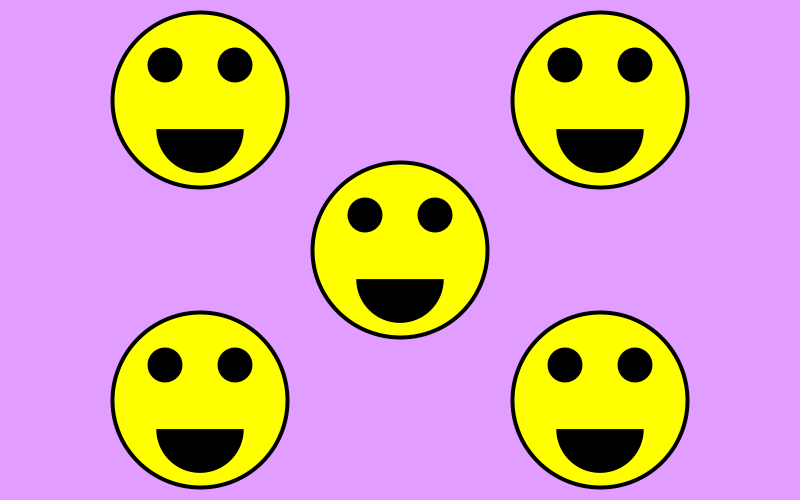
Frame 1 (no input)
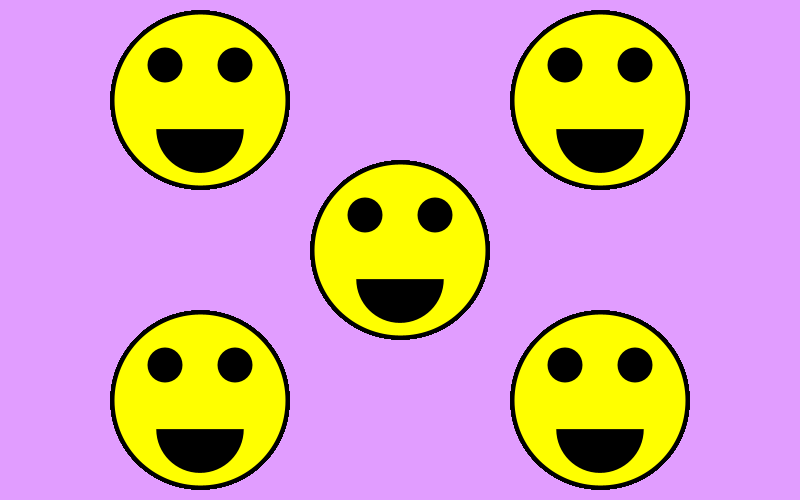
Frame 60 (the mouse pressed at the canvas centre just before this capture)
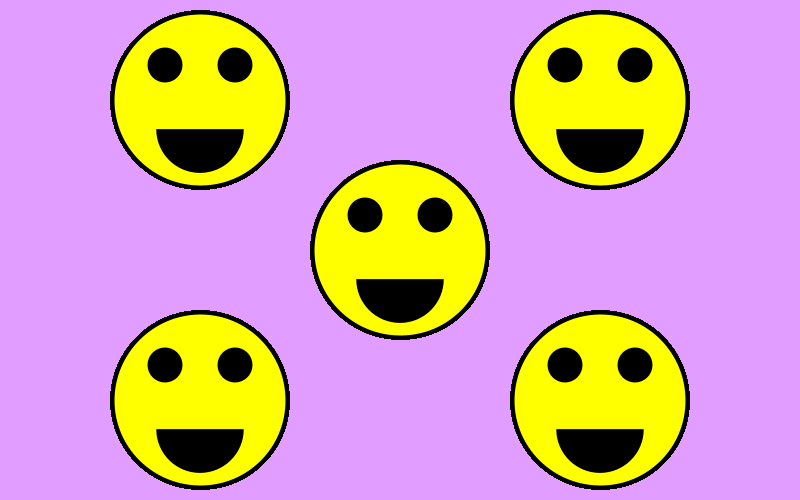
Frame 120 (the mouse held since frame 60 and released just before this capture)

The Processing sketch that drew these frames (run headless with seeded random() and noise(); from frame 60 on, the mouse is pressed at the canvas centre):

// Processing sketch: Happy_Function_With_Parameters
// ── Happy_Function_With_Parameters.pde

//declaring variables 
float headX;
float headY;
float headDiameter;

void setup()
{
  size(800, 500);
  background(225, 157,255);
  smooth();
}


//Choose your location! Update the x,y coordinates
void draw()
{
     happy(400, 250);
     happy(200, 100);
     happy(600, 100);
     happy(200, 400);
     happy(600, 400);
}


//generalizing happy() function so you can draw it wherever ! 
void happy(float headX, float headY)
{
  float headDiameter = 175; 
  
  //Head 
  stroke(0);
  strokeWeight(4);
  fill(255,255,0);
  ellipseMode(CENTER);
  ellipse(headX, headY, headDiameter, headDiameter);
  
  //left eye 
  noStroke();
  fill(0);
  ellipseMode(CENTER);
  ellipse(headX - headDiameter/5, headY - headDiameter/5, headDiameter/5, headDiameter/5);
  
  //right eye 
  noStroke();
  fill(0);
  ellipseMode(CENTER);
  ellipse(headX + headDiameter/5, headY - headDiameter/5, headDiameter/5, headDiameter/5);
  
  //Smile
  noStroke();
  fill(0);
  arc(headX, headY+headDiameter/6,headDiameter/2,headDiameter/2,0,PI);
  
}
